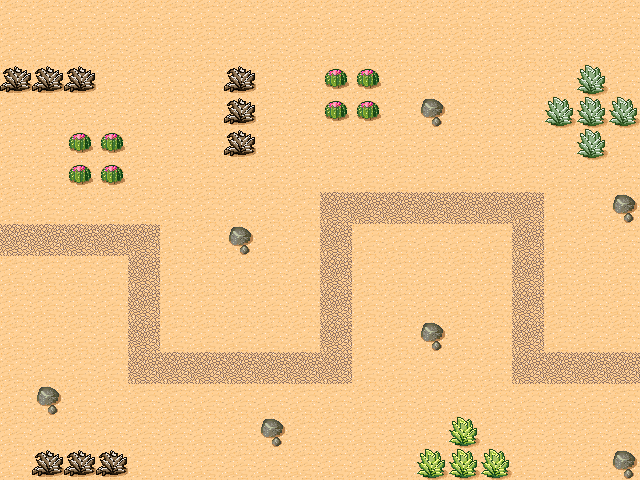

A level layout from a 2D game, rendered from its tile map. Below: a short description, then the map file with its tile-grid data intact:
An orthogonal 20x15 tile map with 32x32 px tiles, 1 tile layer (map).

<map version="1.0" orientation="orthogonal" width="20" height="15" tilewidth="32" tileheight="32">
 <tileset firstgid="1" name="map8Tiles" tilewidth="32" tileheight="32">
  <image source="map8Tiles.png" trans="f4f2ed" width="256" height="192" />
 </tileset>
 <layer name="map" width="20" height="15">
  <data encoding="csv">
30,30,30,30,30,30,30,30,30,30,30,30,30,30,30,30,30,30,30,30,
30,30,30,30,30,30,30,30,30,30,30,30,30,30,30,30,30,30,30,30,
39,39,39,30,30,30,30,39,30,30,31,31,30,30,30,30,30,30,38,30,
30,30,30,30,30,30,30,39,30,30,31,31,30,32,30,30,30,38,38,38,
30,30,31,31,30,30,30,39,30,30,30,30,30,30,30,30,30,30,38,30,
30,30,31,31,30,30,30,30,30,30,30,30,30,30,30,30,30,30,30,30,
30,30,30,30,30,30,30,30,30,30,15,15,15,15,15,15,15,30,30,32,
15,15,15,15,15,30,30,32,30,30,15,30,30,30,30,30,15,30,30,30,
30,30,30,30,15,30,30,30,30,30,15,30,30,30,30,30,15,30,30,30,
30,30,30,30,15,30,30,30,30,30,15,30,30,30,30,30,15,30,30,30,
30,30,30,30,15,30,30,30,30,30,15,30,30,32,30,30,15,30,30,30,
30,30,30,30,15,15,15,15,15,15,15,30,30,30,30,30,15,15,15,15,
30,32,30,30,30,30,30,30,30,30,30,30,30,30,30,30,30,30,30,30,
30,30,30,30,30,30,30,30,32,30,30,30,30,30,40,30,30,30,30,30,
30,39,39,39,30,30,30,30,30,30,30,30,30,40,40,40,30,30,30,32
</data>
 </layer>
</map>
